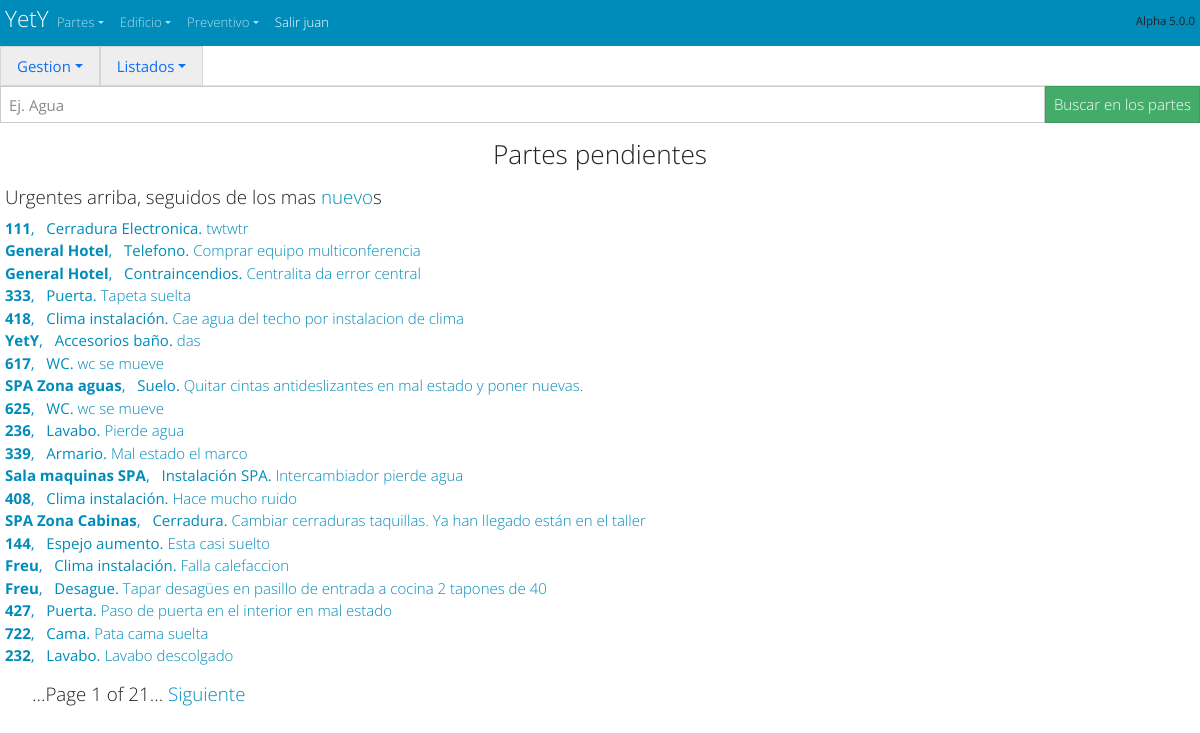
Page /partes/pendientes/ (signed in) on the committed database.
### partes/models.py (models this page shows, shortened)
class Ot_Parte(models.Model):
    num_ot=models.AutoField(primary_key=True, verbose_name='numero de Ot', help_text="numero de orden de trabajo")
    ubicacion_ot=models.ForeignKey('Ot_Ubicaciones',max_length=30,verbose_name='Ubicación', help_text="Numero de Habitación o ubicación",on_delete=models.SET_NULL,null=True)
    elemento_ot =models.ForeignKey('Ot_Elementos',  max_length=30,verbose_name='Elemento',  help_text="Elemento, Objeto o Aparato",      on_delete=models.SET_NULL,null=True)
    descripcion_ot=models.CharField(max_length=300,verbose_name='Descripción', help_text="Descripción del problema")
    fecha_ot=models.DateField(auto_now_add=True,verbose_name='Fecha del parte')
    fecha_cambio_ot=models.DateField(auto_now=True,verbose_name='Fecha del ultimo cambio')
    fecha_hora_cambio_ot=models.DateTimeField(auto_now=True,verbose_name='Fecha y hora del ultimo cambio')
    fecha_hora_terminado_ot=models.DateTimeField(null=True,blank=True, verbose_name='Fecha y hora de la terminacion del parte', )
    PRIORIDADES=(('1','Urgente') ,('2','Provoca daños') , ('3','Molesta al cliente' ), ('4', 'Mala imagen' ),('5','Legal'))
    prioridad_ot=models.CharField(max_length=30, blank=True, default='1',choices=PRIORIDADES)
    ESTADOS_DE_OT=[ ('Pendiente','Pendiente'),('En Curso','En Curso'),('Terminado','Terminado'), ("Inversion","Inversion"), ('En espera','En espera'), ("Otro","Otro")]
    estado_ot=models.CharField (max_length=30,default='Pendiente', choices=ESTADOS_DE_OT)
    RECURSOS_PROP_O_EXT=[('Propios','Recursos Propios'), ('externos','Recursos externos'),('mixtos','mixtos') ]
    recursos_ot=models.CharField (max_length=30,default='Propios', choices=RECURSOS_PROP_O_EXT)#(Recursos propios o externos)
    etiqueta_ot=models.CharField( default='',blank=True, max_length=30,help_text="Poner una etiqueta a este parte")
    notas_ot=models.CharField(default='',max_length=30, blank=True, help_text="Poner una nota a este parte") #        falta por definir (Nota para relacionar)
    CORRECTIVO_PREVENTIVO_LEGAL_SERVICIO=[('Correctivo','Correctivo'),('Preventivo','Preventivo'),('Legal','Legal'),('Servicio o Ayuda','Servicio o Ayuda'),('Atencion cliente','Atencion cliente')]
    tipo_aviso_ot=models.CharField(max_length=30,default='Correctivo',choices=CORRECTIVO_PREVENTIVO_LEGAL_SERVICIO) # correctivo, preventivo, servicio
    Usuario_ot=models.ForeignKey(User,related_name="Usuario_ot",default=1,on_delete=models.SET_NULL, null=True,blank=True,help_text="usuario que ha hecho este parte")
    Tecnico_ot=models.ForeignKey(User,related_name="Tecnico_ot",default=1,on_delete=models.SET_NULL, null=True,blank=True, help_text="Tecnico que tiene este parte")
    Tecnico_fin_parte_ot=models.ForeignKey(User,related_name="Tecnico_fin_parte_ot",default=1,on_delete=models.SET_NULL, null=True,blank=True,  help_text="Tecnico que tiene este parte")
    borrame_ot=models.CharField(default='',max_length=30, blank=True, help_text="Poner una nota a este parte") #        falta por definir (Nota para relacionar)
    class Meta:
        ordering = ["-num_ot"]

class Ot_Ubicaciones(models.Model):
    ubicacion_ub=models.CharField(primary_key=True, max_length=30)
    class Meta:
        ordering = ['ubicacion_ub']
    def __str__(self):
        return '{}'.format(self.ubicacion_ub)

class Ot_Elementos(models.Model):
    elemento_el=models.CharField(primary_key=True, max_length=30)
    elemento_en_hab=models.BooleanField(default= False,  verbose_name='Está en hab?',  help_text="Está en hab?")
    elemento_en_AyB=models.BooleanField(default= False,  verbose_name='Está en AyB?',  help_text="Está en AyB?")
    elemento_en_varios=models.BooleanField(default= False,  verbose_name='Está en varios?',  help_text="Está en varios?")
    class Meta:
        ordering = ["elemento_el"]
    def __str__(self):
        return '{}'.format(self.elemento_el)

### partes/views.py (the view)
class partes_pendientes (ListView):#Urgentes arriba, seguidos de los mas nuevos
    model = Ot_Parte
    paginate_by = 20
    ordering = ['prioridad_ot','-fecha_cambio_ot','-fecha_hora_cambio_ot','-num_ot']
    queryset =Ot_Parte.objects.exclude(estado_ot = "Terminado")
    template_name = 'ot_parte_lista_pendientes.html'

### partes/templates/ot_parte_lista_pendientes.html
<!doctype html>
<html lang="es">
{% extends "start.html" %}
{% block content %}
<div>{% include 'navbar_partes.html'%} </div>
{% include 'buscar_parte.html' %}
<h3>Partes pendientes </h3>
<h5 style="padding-left: 5px">Urgentes arriba, seguidos de los mas  <a href="/partes/nuevo">nuevo</a>s </h5>
{% if user.is_authenticated %}
<ul class="list-unstyled" ; style="padding-left: 5px">
          {% for Ot_Parte in object_list %}
      <li>
          <a href="/partes/ubicacion/{{ Ot_Parte.ubicacion_ot }} "><strong>{{ Ot_Parte.ubicacion_ot }}</strong>,&nbsp;&nbsp;</a>
          <a href="/partes/elemento/{{ Ot_Parte.elemento_ot }}">{{ Ot_Parte.elemento_ot }}. </a>
          <a class="h6" href="/partes/{{ Ot_Parte.num_ot }} " >{{ Ot_Parte.descripcion_ot }}</a> &nbsp;&nbsp;
        </li>
      {% endfor %}
{% endif %}
</ul>
{% endblock %}

### cabecera/templates/navbar_start.html (shortened to what this page needs)
<body>
  <nav  class="navbar navbar-expand navbar-dark bg-primary" style="margin: 0px; padding: 5px" >
    <div class="container-fluid">
      <a  class="navbar-brand" style="margin: 0px; padding: 0px" href="/"><hgroup style="margin: 0px; padding: 0px"><h4 >YetY </h4>  </hgroup></a>
      {% if  user.is_authenticated %}
  <div  class="collapse navbar-collapse" id="navbarColor01">
        <ul class="navbar-nav me-auto">
          <li class="nav-item dropdown">
            <a class="nav-link dropdown-toggle" data-bs-toggle="dropdown" href="#" role="button" aria-haspopup="true" aria-expanded="false">Partes</a>
          </li>
          <li class="nav-item dropdown">
            <a class="nav-link dropdown-toggle" data-bs-toggle="dropdown" href="#" role="button" aria-haspopup="true" aria-expanded="false">Edificio</a>
          </li>
          <li class="nav-item dropdown">
            <a class="nav-link dropdown-toggle" data-bs-toggle="dropdown" href="#" role="button" aria-haspopup="true" aria-expanded="false">Preventivo</a>
          </li>
          <li class="nav-item active">
            <a class="nav-link " href="/accounts/logout/ " >Salir {{ user }}</a>
          </li>
        </ul>
        <h6> <small><small> Alpha 5.0.0  </small></small></h6>
      </div>
    </div>
    {% endif %}
  </nav>
</body>

### cabecera/static/css/start.css (style rules this page uses)
h1, h2, h3 { text-align: center; margin: 1rem; }

### rows in the picture
Ot_Parte: ubicacion_ot "111", elemento_ot "Cerradura Electronica", descripcion_ot "twtwtr"
Ot_Parte: ubicacion_ot "General Hotel", elemento_ot "Telefono", descripcion_ot "Comprar equipo multiconferencia"
Ot_Parte: ubicacion_ot "General Hotel", elemento_ot "Contraincendios", descripcion_ot "Centralita da error central"
Ot_Parte: ubicacion_ot "333", elemento_ot "Puerta", descripcion_ot "Tapeta suelta"
Ot_Parte: ubicacion_ot "418", elemento_ot "Clima instalación", descripcion_ot "Cae agua del techo por instalacion de clima"
Ot_Parte: ubicacion_ot "YetY", elemento_ot "Accesorios baño", descripcion_ot "das"
Ot_Parte: ubicacion_ot "617", elemento_ot "WC", descripcion_ot "wc se mueve"
Ot_Parte: ubicacion_ot "SPA Zona aguas", elemento_ot "Suelo", descripcion_ot "Quitar cintas antideslizantes en mal estado y poner nuevas."
Ot_Parte: ubicacion_ot "625", elemento_ot "WC", descripcion_ot "wc se mueve"
Ot_Parte: ubicacion_ot "236", elemento_ot "Lavabo", descripcion_ot "Pierde agua"
Ot_Parte: ubicacion_ot "339", elemento_ot "Armario", descripcion_ot "Mal estado el marco"
Ot_Parte: ubicacion_ot "Sala maquinas SPA", elemento_ot "Instalación SPA", descripcion_ot "Intercambiador pierde agua"
Ot_Parte: ubicacion_ot "408", elemento_ot "Clima instalación", descripcion_ot "Hace mucho ruido"
Ot_Parte: ubicacion_ot "SPA Zona Cabinas", elemento_ot "Cerradura", descripcion_ot "Cambiar cerraduras taquillas. Ya han llegado están en el taller"
Ot_Parte: ubicacion_ot "144", elemento_ot "Espejo aumento", descripcion_ot "Esta casi suelto"
Ot_Parte: ubicacion_ot "Freu", elemento_ot "Clima instalación", descripcion_ot "Falla calefaccion"
Ot_Parte: ubicacion_ot "Freu", elemento_ot "Desague", descripcion_ot "Tapar desagües en pasillo de entrada a cocina 2 tapones de 40"
Ot_Parte: ubicacion_ot "427", elemento_ot "Puerta", descripcion_ot "Paso de puerta en el interior en mal estado"
Ot_Parte: ubicacion_ot "722", elemento_ot "Cama", descripcion_ot "Pata cama suelta"
Ot_Parte: ubicacion_ot "232", elemento_ot "Lavabo", descripcion_ot "Lavabo descolgado"

### other values in the picture
{{ user }} "juan"
{{ page_obj.number }} "1"
{{ page_obj.paginator.num_pages }} "21"
